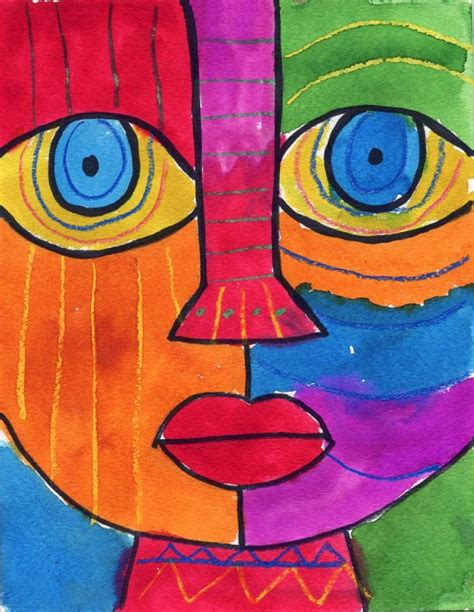
#> input picture openCV2/data/image.png, 474 x 612 px, found by its file name
$ python pose-estimation.py
#> lines starting #> are read from the running program, lines starting #| are printed output that depends on the picture
import numpy as np
import cv2 as cv
import glob

# termination criteria
criteria = (cv.TERM_CRITERIA_EPS + cv.TERM_CRITERIA_MAX_ITER, 30, 0.001)

# prepare object points, like (0,0,0), (1,0,0), (2,0,0) ....,(6,5,0)
objp = np.zeros((6*7,3), np.float32)
objp[:,:2] = np.mgrid[0:7,0:6].T.reshape(-1,2)

# Arrays to store object points and image points from all the images.
objpoints = [] # 3d point in real world space
imgpoints = [] # 2d points in image plane.


img = cv.imread("image.png")
#> img is the input picture: shape (612, 474, 3); mean B, G, R 92.4, 92.1, 158.1
gray = cv.cvtColor(img, cv.COLOR_BGR2GRAY)
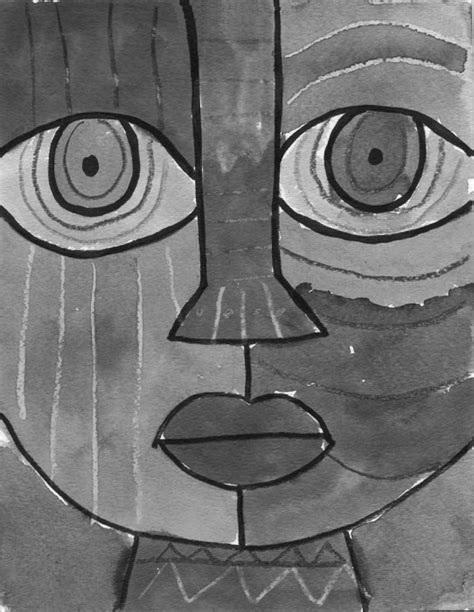
#> gray: shape (612, 474); min 12, max 255, mean 111.9

    # Find the chess board corners
ret, corners = cv.findChessboardCorners(gray, (7,6), None)
#> ret = False; corners = None
print(ret, corners)
#| False None
    # If found, add object points, image points (after refining them)
if ret == True:
    objpoints.append(objp)
    corners2 = cv.cornerSubPix(gray,corners, (11,11), (-1,-1), criteria)
    imgpoints.append(corners2)
    # Draw and display the corners
    cv.drawChessboardCorners(img, (7,6), corners2, ret)
    cv.imshow('img', img)
    cv.waitKey(500)

cv.destroyAllWindows()

$ run again, with openCV2/data/ang1.png copied over openCV2/data/image.png
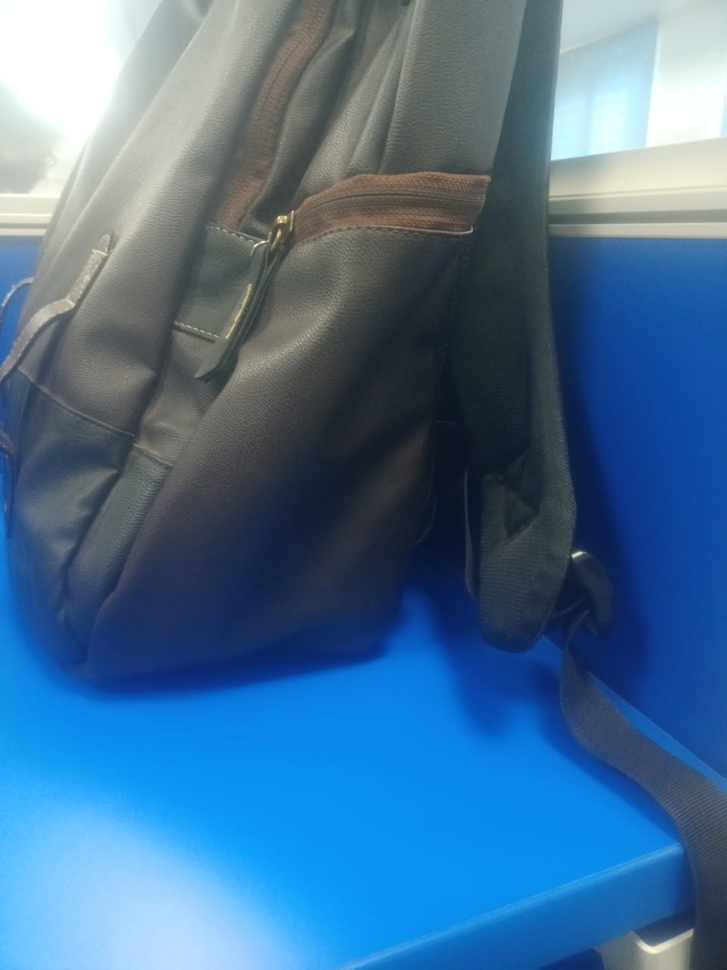
#> input picture openCV2/data/ang1.png, 727 x 970 px, shrunk from 960 x 1280 before the run, found by its file name
#> img is the input picture: shape (970, 727, 3); mean B, G, R 148.4, 112.2, 71.4
#> `gray = cv.cvtColor(img, cv.COLOR_BGR2GRAY)`:
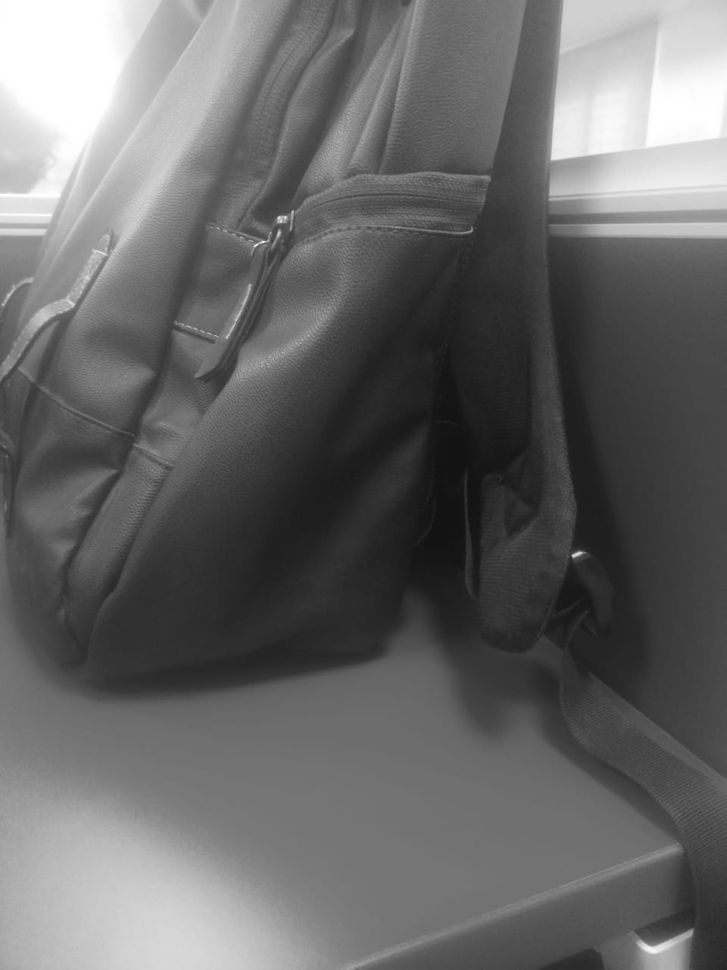
#> gray: shape (970, 727); min 16, max 255, mean 104.1
#> ret = False; corners = None
#| False None

$ run again, with openCV2/data/ang2.png copied over openCV2/data/image.png
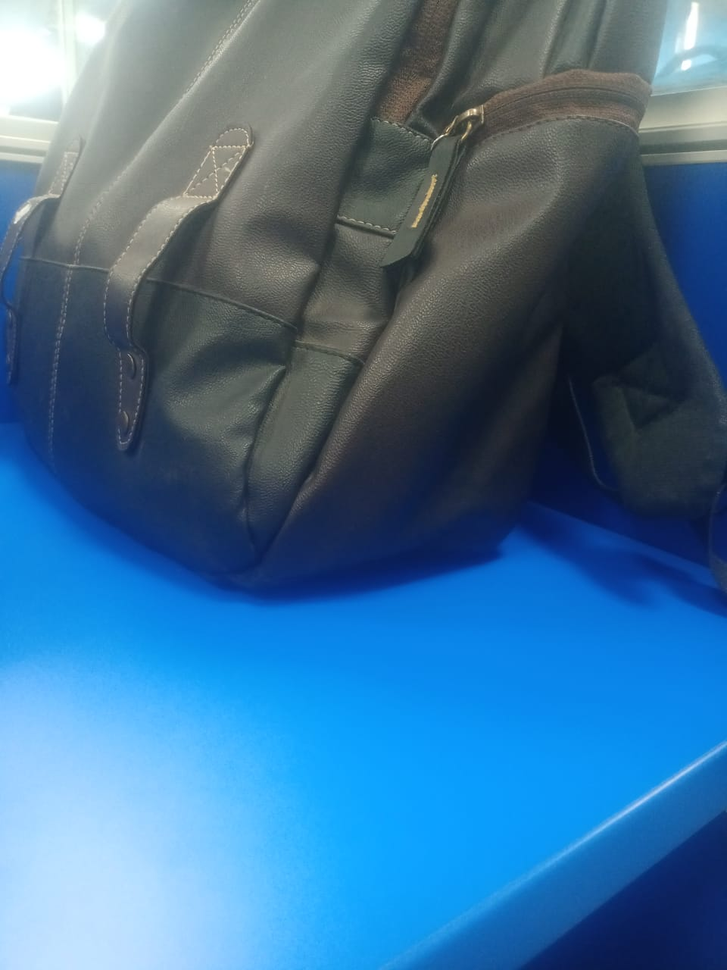
#> input picture openCV2/data/ang2.png, 727 x 970 px, shrunk from 960 x 1280 before the run, found by its file name
#> img is the input picture: shape (970, 727, 3); mean B, G, R 153.1, 114.1, 64.5
#> `gray = cv.cvtColor(img, cv.COLOR_BGR2GRAY)`:
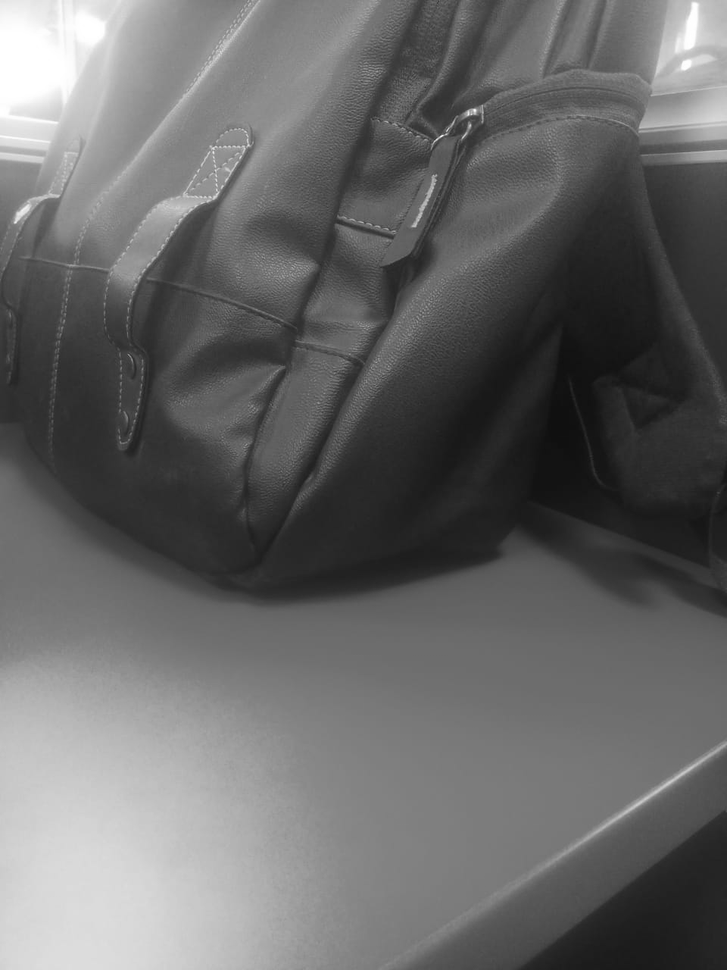
#> gray: shape (970, 727); min 15, max 255, mean 103.7
#> ret = False; corners = None
#| False None
